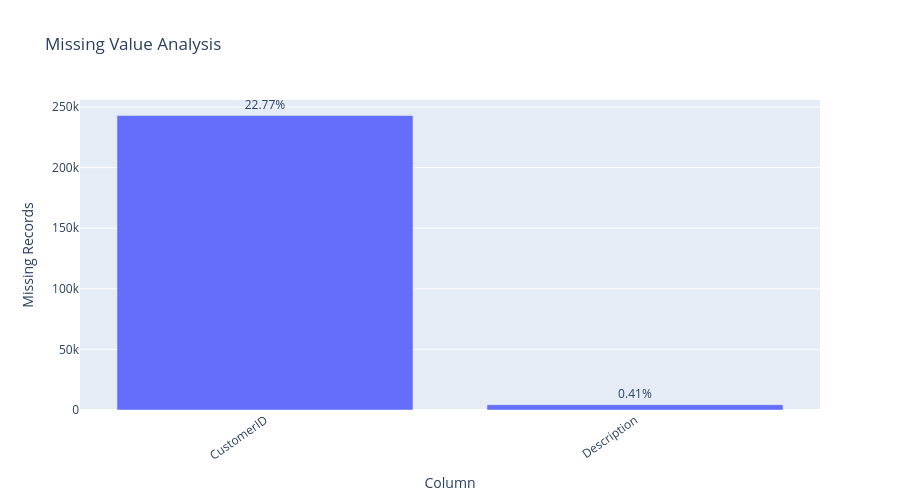

Notebook cell for this chart:
### Code cell
missing_counts = raw_df.isna().sum().sort_values(ascending=False)
missing_pct = (missing_counts / len(raw_df) * 100).round(2)
missing_summary = pd.DataFrame({'Missing Count': missing_counts, 'Missing %': missing_pct})
missing_summary = missing_summary.loc[missing_summary['Missing Count'] > 0]

display(missing_summary)

if not missing_summary.empty:
    fig = px.bar(
        missing_summary.reset_index(),
        x='index',
        y='Missing Count',
        text='Missing %',
        title='Missing Value Analysis',
        labels={'index': 'Column', 'Missing Count': 'Missing Records'}
    )
    fig.update_traces(texttemplate='%{text:.2f}%', textposition='outside')
    fig.update_layout(xaxis_tickangle=-35, height=500)
    fig.show()
else:
    print('No missing values detected in the loaded dataset.')

### Figure 1 — Plotly figure (JSON) as saved in the notebook; plotly's stock layout.template omitted (floating-point values rounded to 4 significant figures)
{"data": [{"alignmentgroup": "True", "hovertemplate": "Column=%{x}<br>Missing Records=%{y}<br>Missing %=%{text}<extra></extra>", "legendgroup": "", "marker": {"color": "#636efa", "pattern": {"shape": ""}}, "name": "", "offsetgroup": "", "orientation": "v", "showlegend": false, "text": [22.77, 0.41], "textposition": "outside", "texttemplate": "%{text:.2f}%", "type": "bar", "x": ["CustomerID", "Description"], "xaxis": "x", "y": [243007, 4382], "yaxis": "y"}], "layout": {"barmode": "relative", "height": 500, "legend": {"tracegroupgap": 0}, "title": {"text": "Missing Value Analysis"}, "xaxis": {"anchor": "y", "domain": [0, 1], "tickangle": -35, "title": {"text": "Column"}}, "yaxis": {"anchor": "x", "domain": [0, 1], "title": {"text": "Missing Records"}}}}
